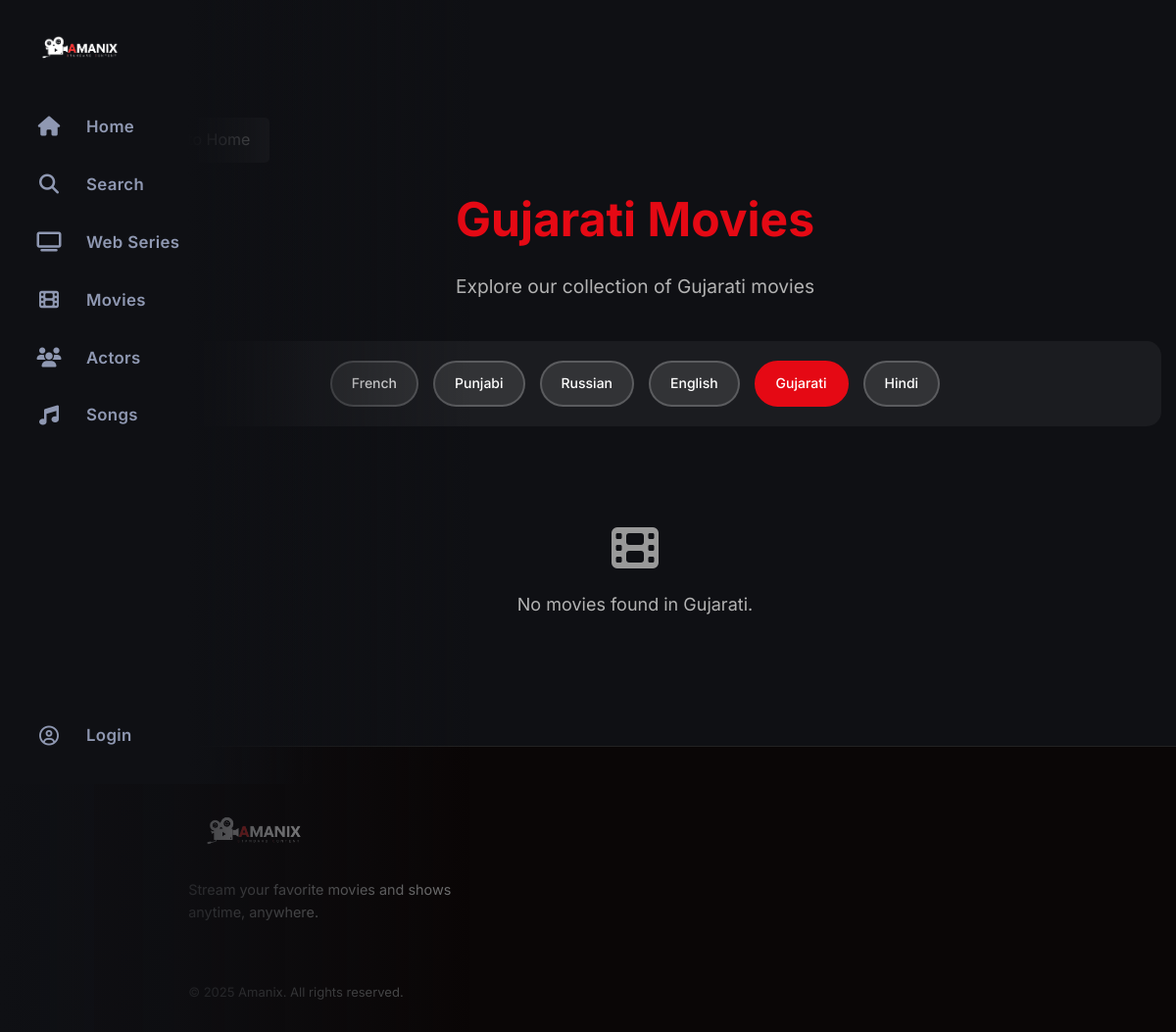
Page /language/1/ on the committed database.
### app/models.py (models this page shows, shortened)
class Language(models.Model):
    language_id = models.AutoField(primary_key=True)
    language_name = models.CharField(max_length=50, unique=True, db_index=True)
    language_code = models.CharField(max_length=10, unique=True, help_text="ISO language code (e.g., 'hi', 'en', 'ta')")
    is_active = models.BooleanField(default=True, help_text="Show in language selection")
    display_order = models.PositiveIntegerField(default=0, help_text="Order in which language appears")
    created_at = models.DateTimeField(auto_now_add=True)
    updated_at = models.DateTimeField(auto_now=True)
    class Meta:
        ordering = ['display_order', 'language_name']
        verbose_name = "Language"
        verbose_name_plural = "Languages"
        indexes = [
            models.Index(fields=['language_name']),
            models.Index(fields=['is_active']),
        ]

### app/views.py (the view)
# urls.py: path('language/<int:language_id>/', views.language_movies, name='language_movies'),
def language_movies(request, language_id):
    is_login = request.session.get('is_login', False)
    user_name = request.session.get('user_name', '')
    user_mail = request.session.get('user_email')
    user_id = request.session.get('user_id')
    language = get_object_or_404(Language, language_id=language_id, is_active=True)
    movies = Movies.objects.filter(language=language).annotate(
        review_count=Count('reviews'),
        avg_rating=Avg('reviews__rating')
    ).order_by('-review_count', '-avg_rating', 'movie_name')
    latest_payment = None
    if user_id:
        latest_payment = Payment.objects.filter(user_id=user_id).order_by('-end_date').first()
    sub_plan = latest_payment.subscription.sub_name if latest_payment and latest_payment.subscription else None
    has_paid = latest_payment is not None
    user = None
    if user_id:
        try:
            user = User.objects.get(id=user_id)
        except User.DoesNotExist:
            pass
    profile_image = user.profile_image.url if user and user.profile_image else '/media/profile_pics/usericon.png'
    end_date = latest_payment.end_date if latest_payment else None
    languages = Language.objects.filter(is_active=True).order_by('display_order', 'language_name')
    context = {
        'language': language,
        'movies': movies,
        'languages': languages,
        'is_login': is_login,
        'user_name': user_name,
        'user_email': user_mail,
        'profile_image': profile_image,
        'sub_plan': sub_plan,
        'has_paid': has_paid,
        'end_date': end_date,
    }
    return render(request, 'language_movies.html', context)

### app/templates/language_movies.html (shortened to what this page needs)
{% load static %}
<!DOCTYPE html>
<html lang="en">
<head>
    <link rel="stylesheet" href="{% static 'css/navbar.css' %}">
    <link rel="stylesheet" href="{% static 'css/styles.css' %}">
    <link rel="stylesheet" href="{% static 'css/footer.css' %}">
    <link rel="stylesheet" href="https://cdnjs.cloudflare.com/ajax/libs/font-awesome/6.6.0/css/all.min.css">
</head>
<body>
    {% include 'navbar.html' %}
    <div class="language-page-container">
        <a href="{% url 'index' %}" class="back-button">
            <i class="fas fa-arrow-left"></i> Back to Home
        </a>
        <div class="page-header">
            <h1>{{ language.language_name }} Movies</h1>
            <p class="language-subtitle">Explore our collection of {{ language.language_name }} movies</p>
        </div>
        {% if languages %}
        <div class="languages-nav">
            {% for lang in languages %}
            <a href="{% url 'language_movies' lang.language_id %}"
               class="language-nav-chip {% if lang.language_id == language.language_id %}active{% endif %}">
                {{ lang.language_name }}
            </a>
            {% endfor %}
        </div>
        {% endif %}
        {% if movies %}
        <div class="movies-grid">
            {% for movie in movies %}
            <div class="movie-card" onclick="window.location.href='{% url 'movie' movie.movie_id %}';">
                <div class="movie-card-image">
                    <img src="{{ movie.movie_image.url }}" alt="{{ movie.movie_name }}">
                </div>
                <div class="movie-card-info">
                    <h3>{{ movie.movie_name }}</h3>
                    {% if movie.category %}
                    <span class="movie-card-genre">{{ movie.category.cat_name }}</span>
                    {% endif %}
                    {% if movie.avg_rating %}
                    <div class="movie-card-rating">
                        ⭐ {{ movie.avg_rating|floatformat:1 }}/5.0
                    </div>
                    {% elif movie.movie_rating %}
                    <div class="movie-card-rating">
                        Rating: {{ movie.movie_rating }}
                    </div>
                    {% endif %}
                    <div class="movie-card-meta">
                        {{ movie.movie_release_date }} | {{ movie.movie_duration }}
                    </div>
                    <div class="movie-card-meta">
                        Director: <span style="color: #e50914;">{{ movie.movie_director }}</span>
                    </div>
                    {% if is_login %}
                        {% if has_paid %}
                            <a href="{% url 'movie' movie.movie_id %}">
                                <div class="btn-watch" style="margin-top: 10px;">
                                    <button>Watch</button>
                                </div>
                            </a>
                        {% else %}
                            <a href="{% url 'subscription' %}">
                                <div class="btn-watch" style="margin-top: 10px;">
                                    <button>Subscribe to Watch</button>
                                </div>
                            </a>
                        {% endif %}
                    {% else %}
                        <a href="{% url 'login' %}">
                            <div class="btn-watch" style="margin-top: 10px;">
                                <button>Login to Watch</button>
                            </div>
                        </a>
                    {% endif %}
                </div>
            </div>
            {% endfor %}
        </div>
        {% else %}
        <div class="no-movies">
            <i class="fas fa-film" style="font-size: 48px; margin-bottom: 20px; color: #999;"></i>
            <p>No movies found in {{ language.language_name }}.</p>
        </div>
        {% endif %}
    </div>
    <footer class="footer">
        <div class="footer-container">
            <div class="footer-left">
                <img src="{% static 'images/logo/LOGO3.png' %}">
                <p>Stream your favorite movies and shows anytime, anywhere.</p>
            </div>
        </div>
        <div class="footer-bottom">
            <p>&copy; 2025 Amanix. All rights reserved.</p>
        </div>
    </footer>
</body>
</html>

### app/static/css/navbar.css (style rules this page uses)
:root { --red: #e50914; --red-glow: rgba(229, 9, 20, 0.4); --gold: #ffd166; --sb-bg: #0f1014; --sb-bg-grad: linear-gradient(to right, #0f1014 60%, rgba(15,16,20,0) 100%); --sb-border: transparent; --sb-w: 320px; --sb-icon-w: 96px; --ease-spring: cubic-bezier(0.34, 1.56, 0.64, 1); --ease-out: cubic-bezier(0.25, 0.46, 0.45, 0.94); --dur: 0.4s; --text-dim: #8f98b2; --text-hover: #e1e6f0; --radius: 12px; }
body { margin: 0; font-family: 'Inter', sans-serif; background: #0f1014; color: #fff; padding-left: var(--sb-icon-w); }

### app/static/css/styles.css (style rules this page uses)
:root { --primary-color: #e50914; --gold-accent: #ffd166; --bg-dark: #0a0b10; --card-bg: rgba(20, 22, 28, 0.7); --text-main: #ffffff; --text-muted: #8f98a9; --glass-border: rgba(255, 255, 255, 0.08); --transition-smooth: all 0.4s cubic-bezier(0.165, 0.84, 0.44, 1); }
body { margin: 0; font-family: 'Inter', 'Poppins', -apple-system, BlinkMacSystemFont, inherit; background-color: var(--bg-dark); color: var(--text-main); overflow-x: hidden; }

### app/static/css/footer.css (style rules this page uses)
* { margin: 0; padding: 0; box-sizing: border-box; }
body { font-family: 'Poppins', sans-serif; line-height: 1.6; }
.footer { background-color: #0a0606; color: #757575; padding: 70px 0 30px; margin-top: auto; border-top: 1px solid #222; }
.footer-container { max-width: 1000px; margin: 0 auto; padding: 0 4%; display: flex; flex-wrap: wrap; justify-content: space-between; gap: 40px; }
.footer-left { flex: 1; min-width: 250px; display: flex; flex-direction: column; align-items: flex-start; }
.footer-left img { height: 40px; width: auto; margin-bottom: 1.5rem; opacity: 0.8; }
.footer-left p { color: #757575; font-size: 0.9rem; max-width: 300px; }
.footer-bottom { text-align: left; max-width: 1000px; margin: 40px auto 0; padding: 20px 4% 0; font-size: 0.8rem; color: #555; display: flex; justify-content: space-between; flex-wrap: wrap; gap: 10px; }
.footer-bottom p { font-size: 13px; }

### app/templates/language_movies.html (style rules this page uses)
body { background: #000; color: #fff; }
.language-page-container { max-width: 1400px; margin: 100px auto 50px; padding: 20px; }
.page-header { margin-bottom: 40px; text-align: center; }
.page-header h1 { color: #e50914; font-size: 3rem; margin-bottom: 15px; }
.page-header .language-subtitle { color: #b3b3b3; font-size: 1.2rem; }
.languages-nav { display: flex; gap: 15px; flex-wrap: wrap; justify-content: center; margin-bottom: 40px; padding: 20px; background: rgba(255, 255, 255, 0.05); border-radius: 15px; }
.language-nav-chip { padding: 10px 20px; background: rgba(255, 255, 255, 0.1); border: 2px solid rgba(255, 255, 255, 0.2); border-radius: 25px; color: #fff; font-size: 14px; font-weight: 500; cursor: pointer; transition: all 0.3s ease; text-decoration: none; display: inline-block; }
.language-nav-chip.active { background: #e50914; border-color: #e50914; }
.no-movies { text-align: center; color: #b3b3b3; padding: 60px 20px; font-size: 18px; }
.back-button { display: inline-block; margin-bottom: 20px; color: #fff; text-decoration: none; padding: 10px 20px; background: rgba(255, 255, 255, 0.1); border-radius: 5px; transition: background 0.3s ease; }
@media (max-width: 1200px) { .language-page-container { padding: 20px 15px; } }

### rows in the picture
Language: language_name "Gujarati"
Language: language_name "French"
Language: language_name "Punjabi"
Language: language_name "Russian"
Language: language_name "English"
Language: language_name "Hindi"
